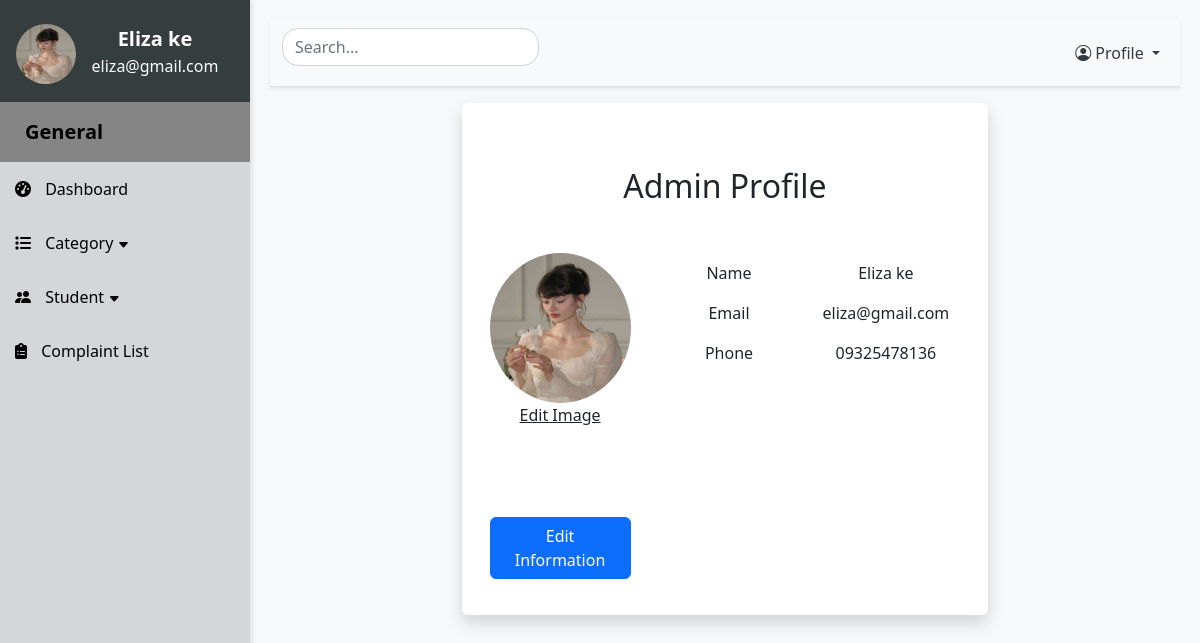
Before: /adminProfile (signed in) with the older database file.
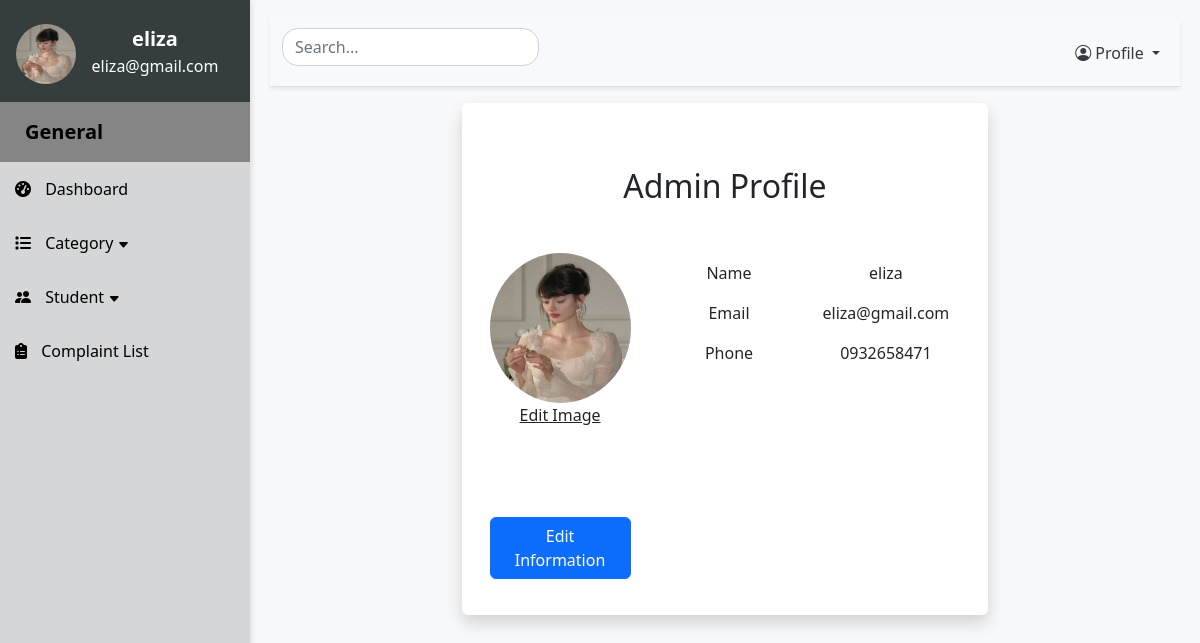
After: the same page with the newer database file.
### website/models.py (models this page shows)
class Admin(db.Model):
    id = db.Column(db.Integer, primary_key=True)
    admin_name = db.Column(db.String(255), nullable=False)
    admin_email = db.Column(db.String(255), nullable=False)
    admin_phone = db.Column(db.String(255), nullable=False)
    admin_password = db.Column(db.String(255), nullable=False)
    admin_image = db.Column(db.String(255), nullable=False)

### app.py (the view)
@app.route('/adminProfile', methods=['GET', 'POST'])
def adminProfile():
    if 'admin_id' not in session:
        return redirect(url_for('SignIn'))
    else:
        return adminprofile()

### website/adminfeatures.py (called while the page is built, shortened)
def adminprofile():
    user_id = session.get('admin_id')
    admin = Admin.query.get(user_id)
    return render_template('adminprofile.html', user=admin)

### website/templates/adminprofile.html (shortened to what this page needs)
{% extends "adminlayout.html" %} {% block title %}Profile{% endblock%} {% block content %}
<div class="d-flex justify-content-center align-items-center">
<div
  class="shadow p-3 bg-body-tertiary rounded"
  style="background-color: white; width:60%;"
>
  <div class="container text-center" >
    <h2 class="m-5">Admin Profile</h2>
    <div class="row">
      <div class="col-md-4">
        <img
          src="{{ url_for('static', filename='images/'+ user.admin_image) }}"
          alt="Welcome Image"
          class="img-fluid rounded-circle"
          style="width: 150px; height: 150px"
        />
        <form enctype="multipart/form-data" method="POST">
                <label for="profileImage" style="text-decoration:underline">
                    Edit Image
                </label>
        </form>
        <div style="margin-top:90px; margin-bottom:20px">
            <button class="btn btn-primary" data-bs-toggle="modal" data-bs-target="#editprofileModal">Edit Information</button>
        </div>
      </div>
      <div class="col-md-8">
        <div class="row p-2 ">
          <div class="col-md-6">Name</div>
          <div class="col-md-6">{{ user.admin_name }}</div>
        </div>
        <div class="row p-2 ">
          <div class="col-md-6">Email</div>
          <div class="col-md-6">{{ user.admin_email }}</div>
        </div>
        <div class="row p-2">
          <div class="col-md-6">Phone</div>
          <div class="col-md-6">{{ user.admin_phone}}</div>
        </div>
      </div>
    </div>
  </div>
</div>
</div>
{% endblock %}

### website/templates/adminlayout.html (shortened to what this page needs)
<!DOCTYPE html>
<html lang="en">
<head>
    <link rel="stylesheet" href="https://cdn.jsdelivr.net/npm/bootstrap@5.2.3/dist/css/bootstrap.min.css">
    <link rel="stylesheet" href="https://cdnjs.cloudflare.com/ajax/libs/font-awesome/6.2.1/css/all.min.css">
    <link rel="stylesheet" href="https://cdn.jsdelivr.net/npm/bootstrap-icons@1.11.3/font/bootstrap-icons.min.css">
    <link rel="stylesheet" href="{{ url_for('static', filename='css/admincss.css') }}">
</head>
<body>
    <div class="d-flex">
        <nav class="sidebar">
            <div class="text-center admin-details">
                <div class="admin_details py-4 px-3">
                    <div style="float:left">
                        <img
                        src="{{ url_for('static', filename='images/' + session.get('admin')['admin_profile']) }}"
                        alt="Welcome Image"
                        class="img rounded-circle" style="width:60px;height:60px;"
                        />
                    </div>
                    <div>
                        <p style="margin:0;font-weight:bold;font-size:20px">
                            {{ session.get('admin')['admin_name']}}
                        </p>
                        <p style="margin:0">
                            {{ session.get('admin')['admin_email']}}
                        </p>
                    </div>
                </div>
            </div>
            <ul class="nav flex-column">
                <li class="general">
                    <strong style="font-size:20px;padding-left:10px">General</strong>
                </li>
                <li class="nav-item">
                    <a href="#" class="nav-link"><i class="fas fa-tachometer-alt"></i> Dashboard</a>
                </li>
                <li class="nav-item">
                    <a href="#categorySubmenu" data-bs-toggle="collapse" class="nav-link"><i class="fas fa-list"></i> Category <i class="bi bi-caret-down-fill" style="font-size: 12px;"></i></a>
                </li>
                <li class="nav-item">
                    <a href="#studentsSubmenu" data-bs-toggle="collapse" class="nav-link"><i class="bi bi-people-fill"> </i>Student <i class="bi bi-caret-down-fill" style="font-size: 12px;"></i></a>
                </li>
                <li class="nav-item">
                    <a href="/viewComplaints" class="nav-link"><i class="fas fa-clipboard-list"></i> Complaint List</a>
                </li>
            </ul>
        </nav>
        <div class="content">
            <nav class="navbar navbar-expand-lg navbar-light bg-light shadow-sm">
                <div class="container-fluid">
                    <div class="d-flex">
                        <input class="form-control rounded-4" type="text" placeholder="Search... " aria-label="Search" onkeyup="searchInfo()" id="searchInput">
                    </div>
                    <div class="collapse navbar-collapse" id="navbarNav">
                        <ul class="navbar-nav ms-auto">
                            <li class="nav-item dropdown">
                                <a class="nav-link dropdown-toggle" href="#" id="navbarDropdown" role="button" data-bs-toggle="dropdown">
                                    <i class="bi bi-person-circle"></i> Profile
                                </a>
                            </li>
                        </ul>
                    </div>
                </div>
            </nav>
            <div class="p-3">
                {% block content %} {% endblock %}
            </div>
</body>
</html>

Changed rows visible on the page:
changed Admin "eliza@gmail.com": admin_name "Eliza ke" → "eliza"; admin_phone "09325478136" → "0932658471"
